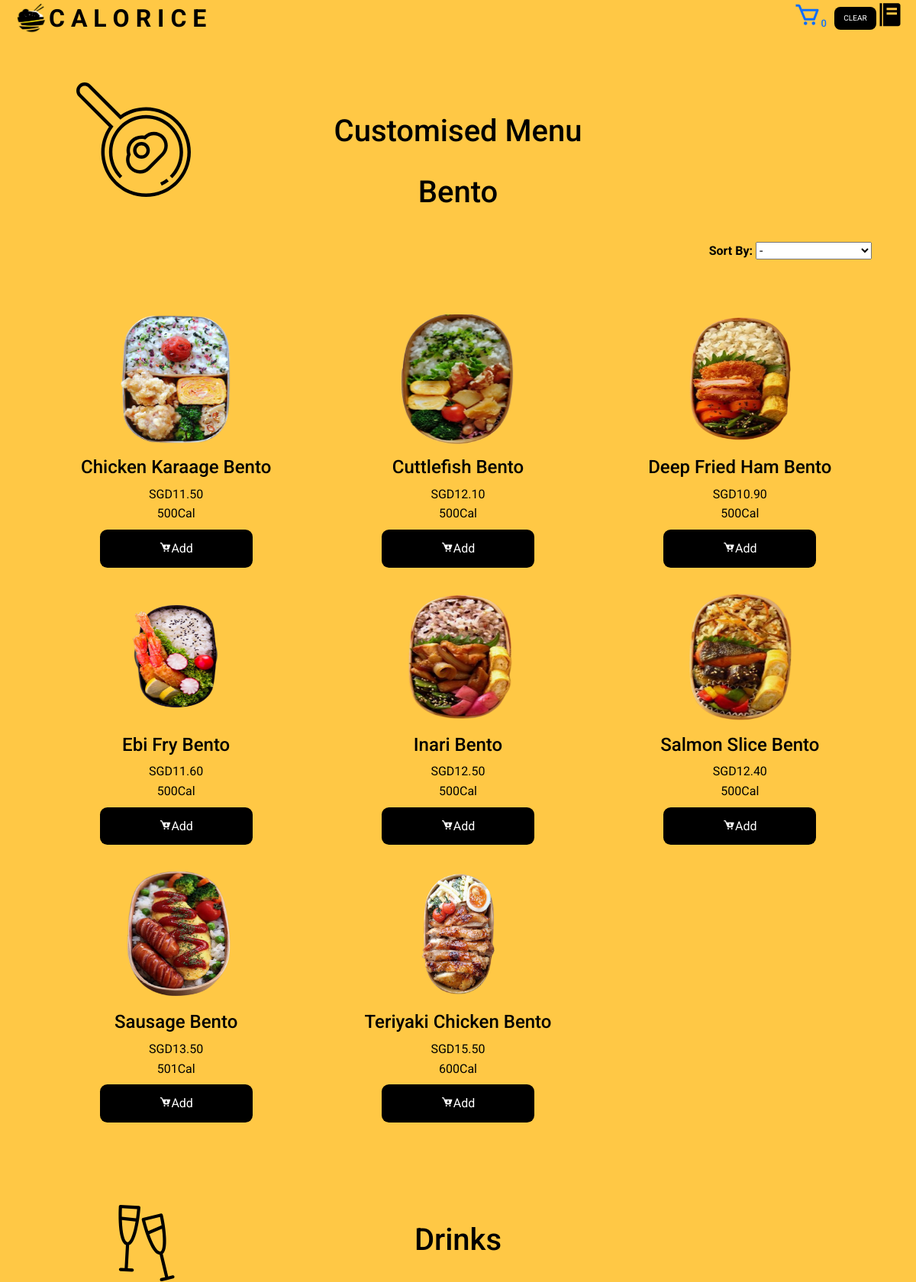
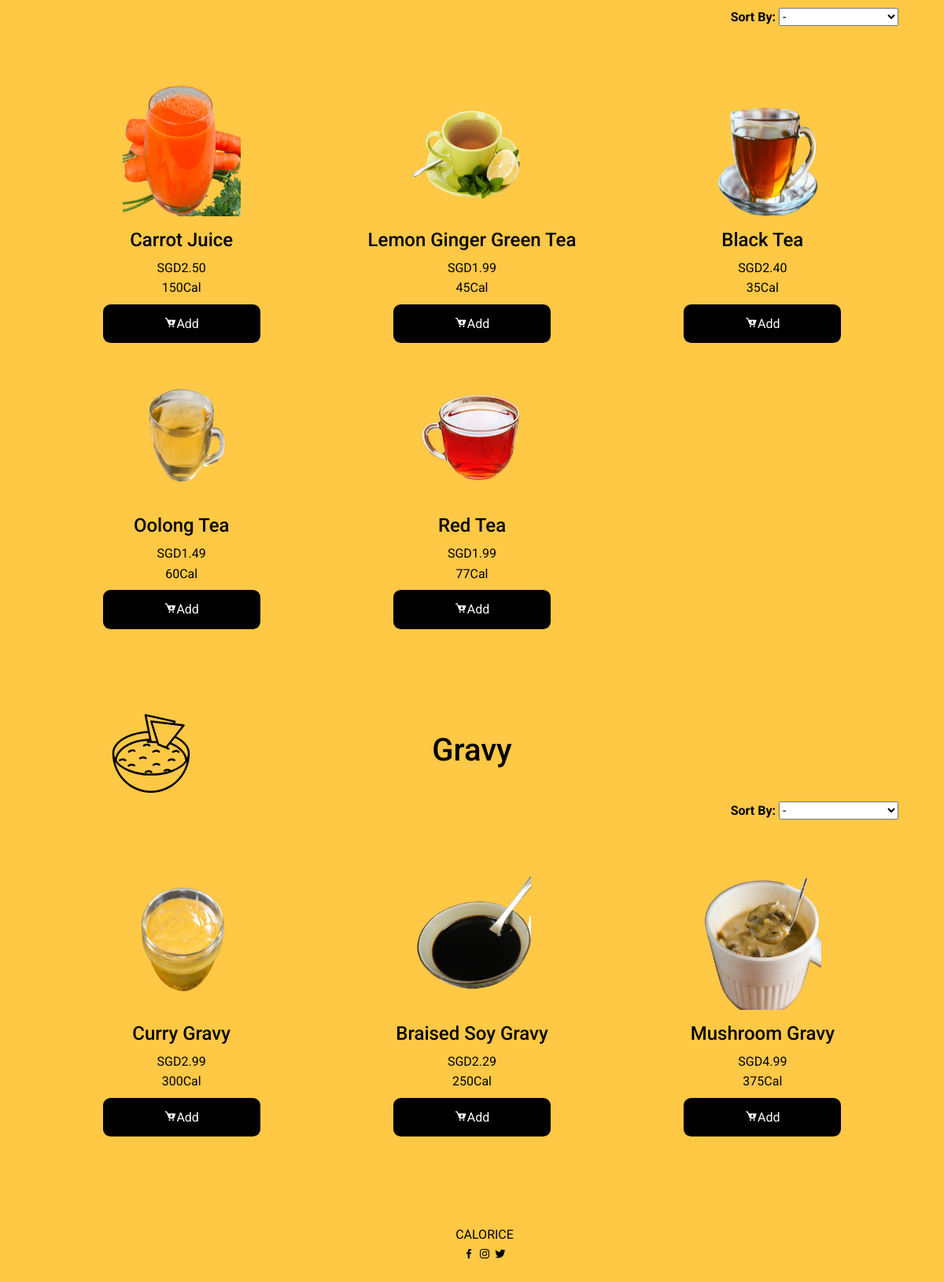
The page /menu.php (signed in) on the database its author committed (2 pictures, top to bottom).
### tables this page shows
CREATE TABLE `food` (
  `food_id` int(11) NOT NULL,
  `food_name` varchar(255) NOT NULL,
  `food_category` varchar(128) NOT NULL,
  `food_subcategory` varchar(128) NOT NULL,
  `food_healthierchoice` smallint(6) DEFAULT '0',
  `food_vegan` smallint(6) DEFAULT NULL,
  `food_price` decimal(10,2) NOT NULL,
  `food_calories` int(11) NOT NULL,
  `food_img` varchar(256) DEFAULT NULL
);

### config/db.php (called while the page is built, shortened)
<?php
class DB {
  protected static $mdb = null;
  public static function getMDB() {
    $mdb = DB::$mdb;
    if ($mdb === null) {
      $mdb = DB::$mdb = new MeekroDB();
    }
    $mdb->sync_config();
    return $mdb;
  }
  public static function query() { $args = func_get_args(); return call_user_func_array(array(DB::getMDB(), 'query'), $args); }
  public static function count() { $args = func_get_args(); return call_user_func_array(array(DB::getMDB(), 'count'), $args); }
}
class MeekroDB {
  public $encoding = 'latin1';
  public $param_char = '%';
  public $named_param_seperator = '_';
  public $connect_options = array(MYSQLI_OPT_CONNECT_TIMEOUT => 30);
  public $internal_mysql = null;
  public function __construct($host=null, $user=null, $password=null, $dbName=null, $port=null, $encoding=null, $socket=null)  {
    if ($encoding === null) $encoding = DB::$encoding;
    $this->encoding = $encoding;
  }
  public function get() {
    $mysql = $this->internal_mysql;
    if (!($mysql instanceof MySQLi)) {
      $mysql = new mysqli();
      foreach ($this->connect_options as $key => $value) {
        $mysql->options($key, $value);
      }
      $mysql->set_charset($this->encoding);
      $this->internal_mysql = $mysql;
    }
    return $mysql;
  }
  public function count() { $args = func_get_args(); return call_user_func_array(array($this, 'numRows'), $args); }
  protected function preparseQueryParams() {
    $args = func_get_args();
    $sql = trim(strval(array_shift($args)));
    $args_all = $args;
    if (count($args_all) == 0) return array($sql);
    $param_char_length = strlen($this->param_char);
    $named_seperator_length = strlen($this->named_param_seperator);
    $types = array(
      $this->param_char . 'll',
      $this->param_char . 'ls',
      $this->param_char . 'l',
      $this->param_char . 'li',
      $this->param_char . 'ld',
      $this->param_char . 'lb',
      $this->param_char . 'lt',
      $this->param_char . 's',
      $this->param_char . 'i',
      $this->param_char . 'd',
      $this->param_char . 'b',
      $this->param_char . 't',
      $this->param_char . '?',
      $this->param_char . 'l?',
      $this->param_char . 'll?',
      $this->param_char . 'hc',
      $this->param_char . 'ha',
      $this->param_char . 'ho',
      $this->param_char . 'ss',
      $this->param_char . 'ssb',
      $this->param_char . 'sse',
    );
    $posList = array();
    foreach ($types as $type) {
      $lastPos = 0;
      while (($pos = strpos($sql, $type, $lastPos)) !== false) {
        $lastPos = $pos + 1;
        $posList[$pos] = $type;
      }
    }
    ksort($posList);
    $chunkyQuery = array();
    $pos_adj = 0;
    foreach ($posList as $pos => $type) {
      $type = substr($type, $param_char_length);
      $length_type = strlen($type) + $param_char_length;
      $new_pos = $pos + $pos_adj;
      $new_pos_back = $new_pos + $length_type;
      $arg_number_length = 0;
      if ($arg_number_length = strspn($sql, '0123456789', $new_pos_back)) {
        $arg_number = substr($sql, $new_pos_back, $arg_number_length);
        if (! array_key_exists($arg_number, $args_all)) return $this->nonSQLError("Non existent argument reference (arg $arg_number): $sql");
        $arg = $args_all[$arg_number];
      } else {
        $arg = array_shift($args);
      }
      if ($new_pos > 0) $chunkyQuery[] = substr($sql, 0, $new_pos);
      if (is_object($arg) && ($arg instanceof WhereClause)) {
        list($clause_sql, $clause_args) = $arg->textAndArgs();
        array_unshift($clause_args, $clause_sql);
        $preparsed_sql = call_user_func_array(array($this, 'preparseQueryParams'), $clause_args);
        $chunkyQuery = array_merge($chunkyQuery, $preparsed_sql);
      } else {
        $chunkyQuery[] = array('type' => $type, 'value' => $arg);
      }
      $sql = substr($sql, $new_pos_back + $arg_number_length);
      $pos_adj -= $new_pos_back + $arg_number_length;
    }
    return $chunkyQuery;
  }
  protected function intval($var) {
    if (PHP_INT_SIZE == 8) return intval($var);
    return floor(doubleval($var));
  }
  public function parseQueryParams() {
    $args = func_get_args();
    $chunkyQuery = call_user_func_array(array($this, 'preparseQueryParams'), $args);
    $query = '';
    foreach ($chunkyQuery as $chunk) {
      if (is_string($chunk)) {
        $query .= $chunk;
        continue;
      }
      $type = $chunk['type'];
      $arg = $chunk['value'];
      $result = '';
      if ($type == 's') $result = $this->escape($arg);
      else if ($type == 'i') $result = $this->intval($arg);
      $query .= $result;
    }
    return $query;
  }
  protected function prependCall($function, $args, $prepend) { array_unshift($args, $prepend); return call_user_func_array($function, $args); }
  public function query() { $args = func_get_args(); return $this->prependCall(array($this, 'queryHelper'), $args, 'assoc'); }
  protected function queryHelper() {
    $args = func_get_args();
    $type = array_shift($args);
    $db = $this->get();
    $is_buffered = true;
    $row_type = 'assoc';
    $full_names = false;
    $sql = call_user_func_array(array($this, 'parseQueryParams'), $args);
    $result = $db->query($sql, $is_buffered ? MYSQLI_STORE_RESULT : MYSQLI_USE_RESULT);
    $return = array();
    while ($row = ($row_type == 'assoc' ? $result->fetch_assoc() : $result->fetch_row())) {
      $return[] = $row;
    }
    return $return;
  }
}
?>

### menu.php (the view, shortened to what this page needs)
<?php
include "config/db.php";
?>
<!DOCTYPE html>
<html lang="en">
<head>
    <link href="https://cdn.jsdelivr.net/npm/bootstrap@5.0.0-beta3/dist/css/bootstrap.min.css" rel="stylesheet">
    <link href='https://unpkg.com/boxicons@2.0.7/css/boxicons.min.css' rel='stylesheet'>
    <link rel="stylesheet" href="css/styles.css">
    <link rel="stylesheet" href="css/menu.css">
</head>
<body>
    <?php
    include "header.php";
    ?>
    <div class="panline">
            <img class="pan filter-green" src="images/pan.svg">
    </div>
    <div class="container">
        <div class="row">
            <h1 class="text-center">Customised Menu</h1>
        </div>
        <div class="row bentodiv">
            <h1 class="text-center">Bento</h1>
            <div class="searchmenu">
                <div class="sortbyoptions">
                    <b>Sort By:</b>
                    <select class="drinkssort">
                        <option><span class="text-center">-</span></option>
                    </select>
                </div>
            </div>
            <?php
                $bento = DB::query('SELECT * FROM food WHERE food_category = "Bento"');
                foreach($bento as $bento_result){
                    echo '<div class="col-lg-4 col-sm-6 menubox"><div class="row"><p class="text-center"><img src=" ';
                    echo SITE_URL . "admin/" . $bento_result['food_img'];
                    echo '" alt="" class="menu_img"></p></div><div class="row namerow"><h4 class="text-center">';
                    echo ucwords($bento_result['food_name']);
                    echo '</h4></div><div class="row pricerow"><span class="text-center">';
                    echo "SGD" . $bento_result['food_price'];
                    echo '</span></div><div class="row caloriesrow"><span class="text-center">';
                    echo $bento_result['food_calories'] . "Cal";
                    echo '</span></div><div class="row addbuttonrow"><a class="addbutton text-center" data-id="'.$bento_result['food_id'].'" ><i class="bx bxs-cart-download buy_now"></i>Add</a></div></div>
                    ';
                }
            ?>
        </div>
        <div class="panline">
            <img class="drinks filter-green" src="images/drinks.svg">
        </div>
        <div class="row drinksdiv">
            <h1 class="text-center">Drinks</h1>
            <div class="searchmenu">
                <div class="sortbyoptions">
                    <b>Sort By:</b>
                    <select class="drinkssort">
                        <option><span class="text-center">-</span></option>
                    </select>
                </div>
            </div>
            <?php
                $drinks = DB::query('SELECT * FROM food WHERE food_subcategory = "drinks"');
                foreach($drinks as $drinks_result){
                    echo '<div class="col-lg-4 col-sm-6 menubox"><div class="row"><p class="text-center"><img src=" ';
                    echo SITE_URL . "admin/" . $drinks_result['food_img'];
                    echo '" alt="" class="menu_img"></p></div><div class="row namerow"><h4 class="text-center">';
                    echo ucwords($drinks_result['food_name']);
                    echo '</h4></div><div class="row pricerow"><span class="text-center">';
                    echo "SGD" . $drinks_result['food_price'];
                    echo '</span></div><div class="row caloriesrow"><span class="text-center">';
                    echo $drinks_result['food_calories'] . "Cal";
                    echo '</span></div><div class="row addbuttonrow"><a class="addbutton text-center" data-id="'.$drinks_result['food_id'].'"><i class="bx bxs-cart-download"></i>Add</a></div></div>
                    ';
                }
            ?>
        </div>
        <div class="panline">
            <img class="gravy filter-green" src="images/sauce.svg">
        </div>
        <div class="row gravydiv" id="gravydiv">
            <h1 class="text-center">Gravy</h1>
            <div class="searchmenu">
                <div class="sortbyoptions">
                    <b>Sort By:</b>
                    <select class="gravySort" id="gravySort" onchange="gravySort();">
                        <option><span class="text-center">-</span></option>
                    </select>
                </div>
            </div>
            <?php
                $gravy = DB::query('SELECT * FROM food WHERE food_subcategory = "gravy"');
                foreach($gravy as $gravy_result){
                    echo '<div class="col-lg-4 col-sm-6 menubox"><div class="row"><p class="text-center"><img src=" ';
                    echo SITE_URL . "admin/" . $gravy_result['food_img'];
                    echo '" alt="" class="menu_img"></p></div><div class="row namerow"><h4 class="text-center">';
                    echo ucwords($gravy_result['food_name']);
                    echo '</h4></div><div class="row pricerow"><span class="text-center">';
                    echo "SGD" . $gravy_result['food_price'];
                    echo '</span></div><div class="row caloriesrow"><span class="text-center">';
                    echo $gravy_result['food_calories'] . "Cal";
                    echo '</span></div><div class="row addbuttonrow"><a class="addbutton text-center" data-id="'.$gravy_result['food_id'].'"><i class="bx bxs-cart-download"></i>Add</a></div></div>
                    ';
                }
            ?>
        </div>
    </div>
    <footer class="footer section bd-container">
        <div class="footer_container bd-grid">
            <div class="footer_content">
                <a href="index.php" class="footer_logo">CALORICE</a>
                <div>
                    <a href="" class="footer_social"><i class='bx bxl-facebook' ></i></a>
                    <a href="" class="footer_social"><i class='bx bxl-instagram' ></i></a>
                    <a href="" class="footer_social"><i class='bx bxl-twitter' ></i></a>
                </div>
            </div>
        </div>
    </footer>
</body>
</html>

### css/styles.css (style rules this page uses)
:root { --header-height:3rem; --primary-color: #ffc845; --primary-color-alt: #FFC82A; --title-color:#393939; --text-color:#000000; --text-color-light:#A6A6A6; --body-color:#ffc845; --container-color:#FFFFFF; --body-font: 'Roboto', san serif; --biggest-font-size: 2.5rem; --h1-font-size: 2rem; --h2-font-size: 1.5rem; --h3-font-size: 1rem; --normal-font-size: 1rem; --small-font-size:.0.9rem; --smaller-font-size: 0.75rem; --font-medium:500; --font-semi-bold:500; --mb-1:0.5rem; --mb-2:1rem; --mb-3:1.5rem; --mb-4:2.0rem; --mb-5:2.5rem; --mb-6:3rem; --z-tooltip:10; --z-fixed:100; }
@media screen and (min-width:768px) { :root { --biggest-font-size:4rem; --h1-font-size: 2.25rem; --h2-font-size: 1.5rem; --h3-font-size: 1.25rem; --normal-font-size: 1rem; --small-font-size:0.875rem; --smaller-font-size: 0.813rem; } }
*,::before,::after { box-sizing: border-box; }
html { scroll-behavior: smooth; }
body { margin: var(--header-height) 0 0 0; font-family: var(--body-font); font-size:var(--normal-font-size); background-color: var(--body-color); color: var(--text-color); line-height: 1.6; }
h1,h2,h3,p,ul { margin:0; }
a { text-decoration:none; }
img { max-width: 100%; height:300px; }
.section { padding: 4rem 0 2rem; }
.bd-container { max-width: 100%; width: calc(100%-2rem); margin-left:var(--mb-2); margin-right: var(--mb-2); text-align: center; justify-content: center; }
.bd-grid { display: grid; gap:1.5rem; }
.l-main, .container { padding-top: 50px ; animation: transitionIn 1s; }
.menu_img { width:250px; align-self:center; margin-bottom: var(--mb-2); }
.bx { font-family: var(--body-font); }
footer { margin: 0; padding: 0; position: relative; width:100%; height:200px; overflow: hidden; }
footer i { color: var(--text-color); }
footer a { color: var(--text-color); text-decoration: none; }

### css/menu.css (style rules this page uses)
.menu_img { width:150px; height:170px; align-self:center; margin-bottom: var(--mb-2); }
.menubox { padding: 1em 2em; }
.addbutton { display:inline-block; background-color: #000; color:#FFF; padding: 0.75rem 0; border-radius: 0.6rem; transition:0.3s; font-family: var(--body-font); cursor:pointer; width:200px; }
.searchmenu { max-width: 100%; height: 80px; display: flex; justify-content:space-between; margin-top:40px; }
.sortbyoptions { margin-right:0px; margin-left:auto; display:block; }
.bentodiv, .drinksdiv, .gravydiv { padding: 2em 1em; }
.addbuttonrow { padding-top: 0.5em; justify-content: center; }
.panline { max-width: 100%; height: 50px; display: flex; justify-content:space-between; }
.pan { width: 150px; height:150px; margin-left:100px; margin-right:auto; display:block; margin-top:60px; }
.drinks { width: 100px; height:100px; margin-left:100px; margin-right:auto; display:block; margin-top:60px; }
.gravy { width: 100px; height:100px; margin-left:100px; margin-right:auto; display:block; margin-top:60px; }

### rows shown on the page
food: food_img (picture), food_name "Chicken Karaage Bento", food_price "11.50", food_calories "500"
food: food_img (picture), food_name "Cuttlefish Bento", food_price "12.10", food_calories "500"
food: food_img (picture), food_name "Deep Fried Ham Bento", food_price "10.90", food_calories "500"
food: food_img (picture), food_name "Ebi Fry Bento", food_price "11.60", food_calories "500"
food: food_img (picture), food_name "Inari Bento", food_price "12.50", food_calories "500"
food: food_img (picture), food_name "Salmon Slice Bento", food_price "12.40", food_calories "500"
food: food_img (picture), food_name "Sausage Bento", food_price "13.50", food_calories "501"
food: food_img (picture), food_name "Teriyaki Chicken Bento", food_price "15.50", food_calories "600"
food: food_img (picture), food_name "Carrot Juice", food_price "2.50", food_calories "150"
food: food_img (picture), food_name "Lemon Ginger Green Tea", food_price "1.99", food_calories "45"
food: food_img (picture), food_name "Black Tea", food_price "2.40", food_calories "35"
food: food_img (picture), food_name "Oolong Tea", food_price "1.49", food_calories "60"
food: food_img (picture), food_name "Red Tea", food_price "1.99", food_calories "77"
food: food_img (picture), food_name "Curry Gravy", food_price "2.99", food_calories "300"
food: food_img (picture), food_name "Braised Soy Gravy", food_price "2.29", food_calories "250"
food: food_img (picture), food_name "Mushroom Gravy", food_price "4.99", food_calories "375"

### other values the page prints
$totalCartCount "0"
